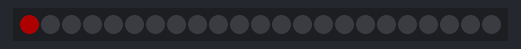
The sketch below on a simulated Arduino Uno, built with avr-gcc and run on an emulated ATmega328P. On the bench: 23 RGB LEDs in strip order, left to right. Dim RGB values are drawn brighter than linear.

Above: at 0.15 s.
At 0.55 s:
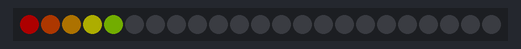
At 1.06 s:
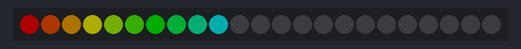
At 1.47 s:
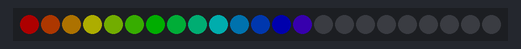
At 1.9 s:
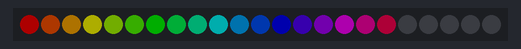

The sketch:

static.ino
```cpp
// RGBW (Red Green Blue White Neo-Pixel starter code
// 16 LEDS with no loop inside of void loop()
// CW Coleman 170413

#include <Adafruit_NeoPixel.h>
#ifdef __AVR__
  #include <avr/power.h>
#endif

#define PIN 6

#define NUM_LEDS 23

#define BRIGHTNESS 50

Adafruit_NeoPixel strip = Adafruit_NeoPixel(NUM_LEDS, PIN, NEO_GRBW + NEO_KHZ800);


void setup() {
  Serial.begin(115200);
  strip.setBrightness(BRIGHTNESS);
  strip.begin();
  strip.show(); // Initialize all pixels to 'off'
}

// Initialize some variables for the void loop()
int led, red, green, blue, white;
int wait = 100;

void loop() {

  led = 0; red = 255; green = 0; blue = 0; white = 0;
  strip.setPixelColor(led, red, green , blue, white);
  delay(wait);
  strip.show();

  led = 1; red = 255; green = 85; blue = 0; white = 0;
  strip.setPixelColor(led, red, green , blue, white);
  delay(wait);
  strip.show();

  led = 2; red = 255; green = 170; blue = 0; white = 0;
  strip.setPixelColor(led, red, green , blue, white);
  delay(wait);
  strip.show();

  led = 3; red = 255; green = 255; blue = 0; white = 0;
  strip.setPixelColor(led, red, green , blue, white);
  delay(wait);
  strip.show();

  led = 4; red = 170; green = 255; blue = 0; white = 0;
  strip.setPixelColor(led, red, green , blue, white);
  delay(wait);
   strip.show();

  led = 5; red = 85; green = 255; blue = 0; white = 0;
  strip.setPixelColor(led, red, green , blue, white);
  delay(wait);
   strip.show();

  led = 6; red = 0; green = 255; blue = 0; white = 0;
  strip.setPixelColor(led, red, green , blue, white);
  delay(wait);
   strip.show();

    led = 7; red = 0; green = 255; blue = 85; white = 0;
  strip.setPixelColor(led, red, green , blue, white);
  delay(wait);
   strip.show();

    led = 8; red = 0; green = 255; blue = 170; white = 0;
  strip.setPixelColor(led, red, green , blue, white);
  delay(wait);
   strip.show();

    led = 9; red = 0; green = 255; blue = 255; white = 0;
  strip.setPixelColor(led, red, green , blue, white);
  delay(wait);
   strip.show();

    led = 10; red = 0; green = 170; blue = 255; white = 0;
  strip.setPixelColor(led, red, green , blue, white);
  delay(wait);
   strip.show();

    led = 11; red = 0; green = 85; blue = 255; white = 0;
  strip.setPixelColor(led, red, green , blue, white);
  delay(wait);
   strip.show();

    led = 12; red = 0; green = 0; blue = 255; white = 0;
  strip.setPixelColor(led, red, green , blue, white);
  delay(wait);
   strip.show();

    led = 13; red = 85; green = 0; blue = 255; white = 0;
  strip.setPixelColor(led, red, green , blue, white);
  delay(wait);
   strip.show();

   led = 14; red = 170; green = 0; blue = 255; white = 0;
  strip.setPixelColor(led, red, green , blue, white);
  delay(wait);
   strip.show();

  led = 15; red = 255; green = 0; blue = 255; white = 0;
  strip.setPixelColor(led, red, green , blue, white);
  delay(wait);
  strip.show();

  led = 16; red = 255; green = 0; blue = 170; white = 0;
  strip.setPixelColor(led, red, green , blue, white);
  delay(wait);
  strip.show();

  led = 17; red = 255; green = 0; blue = 85; white = 0;
  strip.setPixelColor(led, red, green , blue, white);
  delay(wait);
  strip.show();

  led = 18; red = 0; green = 0; blue = 0; white = 0;
  strip.setPixelColor(led, red, green , blue, white);
  delay(wait);
  strip.show();

  led = 19; red = 0; green = 0; blue = 0; white = 0;
  strip.setPixelColor(led, red, green , blue, white);
  delay(wait);
  strip.show();

  led = 20; red = 0; green = 0; blue = 0; white = 0;
  strip.setPixelColor(led, red, green , blue, white);
  delay(wait);
  strip.show();

  led = 21; red = 0; green = 0; blue = 0; white = 0;
  strip.setPixelColor(led, red, green , blue, white);
  delay(wait);
  strip.show();

  led = 22; red = 0; green = 0; blue = 0; white = 0;
  strip.setPixelColor(led, red, green , blue, white);
  delay(wait);
  strip.show();

}
```
